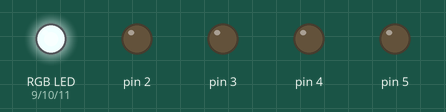
Simulated run of this sketch. Board: Arduino Uno, built with avr-gcc and run on an emulated ATmega328P. Shown: an RGB LED mixed from three pins (HIGH = lit), output pins drawn as LEDs (lit = HIGH).

Above: at 0.15 s.
At 3.76 s:
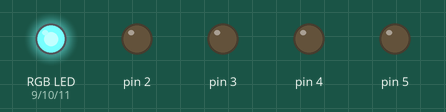
At 9.78 s:
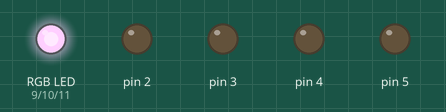
At 19.71 s:
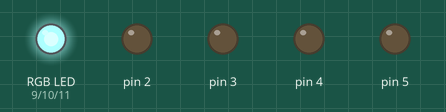
At 29.65 s:
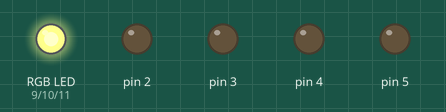
At 39.58 s:
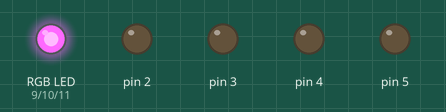
Timing chart, 0 to 40.0 s (numbered marks = the images above):
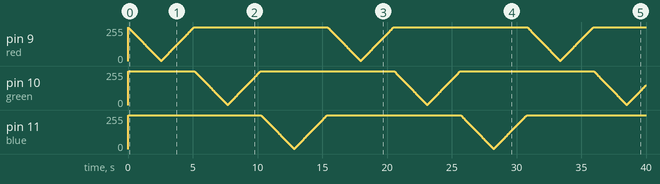

The sketch:

RGB_PC.ino
```cpp
/*
 Name:		RGB_PC.ino
 Created:	3/7/2017 9:56:08 PM
 Author:	Daniel's Gaming PC
*/

#include "RGBClass.h"

#define SEGMENT_SELECT(pin, state) state == true ? digitalWrite(pin, LOW) : digitalWrite(pin, HIGH)
#define REDUCE(start, amount) start >= amount ? start - amount : 0

const byte red = 9;
const byte green = 10;
const byte blue = 11;

RGB* SegStorage[9];

RGB colorConverter(unsigned long hexValue)
{
	RGB rgbColor;

	rgbColor.r = ((hexValue >> 16) & 0xFF);  // Extract the RR byte
	rgbColor.g = ((hexValue >> 8 ) & 0xFF);  // Extract the GG byte
	rgbColor.b = ((hexValue >> 0 ) & 0xFF);  // Extract the BB byte

	return rgbColor;
}

void color(RGB decodedColor)
{
	//INVERTER -----------------------------------------
	decodedColor.r = 255 - decodedColor.r;
	decodedColor.g = 255 - decodedColor.g;
	decodedColor.b = 255 - decodedColor.b;
	//INVERTER -----------------------------------------


	analogWrite(red, decodedColor.r);
	analogWrite(green, decodedColor.g);
	analogWrite(blue, decodedColor.b);

	//Serial.println(decodedColor.r);
	//Serial.println(decodedColor.g);
	//Serial.println(decodedColor.b);
	//Serial.println(" ");
}

void color(unsigned long hex)
{
	analogWrite(red,	((hex >> 16) & 0xFF));
	analogWrite(green,	((hex >> 8)  & 0xFF));
	analogWrite(blue,	((hex >> 0)  & 0xFF));
}

void color(RGB decodedColor, byte dim)
{
	RGB dimColor;

	if (dim != 0)
	{
		dimColor.r = decodedColor.r / dim;
		dimColor.g = decodedColor.g / dim;
		dimColor.b = decodedColor.b / dim;
	}
	else
	{
		dimColor.r = decodedColor.r;
		dimColor.g = decodedColor.g;
		dimColor.b = decodedColor.b;
	}

	color(dimColor);
}

void color(unsigned long hex, byte dim)
{
	//analogWrite(red, ((hex >> 16) & 0xFF) / dim);
	//analogWrite(green, ((hex >> 8) & 0xFF) / dim);
	//analogWrite(blue, ((hex >> 0) & 0xFF) / dim);

	analogWrite(red,   REDUCE(((hex >> 16) & 0xFF), dim));
	analogWrite(green, REDUCE(((hex >> 8)  & 0xFF), dim));
	analogWrite(blue,  REDUCE(((hex >> 0)  & 0xFF), dim));

	//Serial.println(REDUCE(((hex >> 16) & 0xFF), dim));
	//Serial.println(REDUCE(((hex >> 8) & 0xFF), dim));
	//Serial.println(REDUCE(((hex >> 0) & 0xFF), dim));
	//Serial.println(" ");
}

void colorSegment(byte segment, unsigned long hex, byte dim)
{
	color(colorConverter(hex), dim);

	SEGMENT_SELECT(segment, true);
	delay(1000);
	SEGMENT_SELECT(segment, false);
}

void fade(RGB rgbStart, RGB rgbDest, byte dim)
{
	bool redReached = false;
	bool greenReached = false;
	bool blueReached = false;

	while (!redReached || !greenReached || !blueReached)
	{
		//Red
		if (rgbStart.r == rgbDest.r) redReached = true;
		else if (rgbStart.r < rgbDest.r) rgbStart.r++;
		else if (rgbStart.r > rgbDest.r) rgbStart.r--;

		//Green
		if (rgbStart.g == rgbDest.g) greenReached = true;
		else if (rgbStart.g < rgbDest.g) rgbStart.g++;
		else if (rgbStart.g > rgbDest.g) rgbStart.g--;

		//Blue
		if (rgbStart.b == rgbDest.b) blueReached = true;
		else if (rgbStart.b < rgbDest.b) rgbStart.b++;
		else if (rgbStart.b > rgbDest.b) rgbStart.b--;

		color(rgbStart, dim);

		delay(10);
	}
}

void fade(unsigned long rgbStart, unsigned long rgbDest, byte dim)
{
	fade(colorConverter(rgbStart), colorConverter(rgbDest), dim);
}

void readSignalFromPC()
{
	//Send data only when you receive data:
	//if (Serial.available() > 0)
	//{
		//Reads the incoming byte:
		char incomingByte = Serial.read();

		if (incomingByte == 'C')
		{
			byte segment = 0;
			unsigned long colorData = 0;

			incomingByte = Serial.read(); //Read new byte

			while (incomingByte != ',')
			{
				if (Serial.available() > 0)
				{
					//Fits new byte in to signle char (Needs to be char array for some reason)
					char chSeg[1] = { '0' };
					chSeg[0] = incomingByte;

					//Moves char to int
					segment = atoi(chSeg);

					segment = segment;

					incomingByte = Serial.read(); //Read new byte
				}
			}

			char chColor[8] = { '0', 'x', '0', '0', '0', '0', '0', '0' };
			byte chPointer = 2;

			while (incomingByte != '#')
			{
				if (Serial.available() > 0)
				{
					incomingByte = Serial.read(); //Read new byte

					//Fits new byte in to signle char (Needs to be char array for some reason)
					chColor[chPointer] = incomingByte;
					chPointer++;
				}
			}

			//Moves char to int
			colorData = strtol(chColor, NULL, 16);


			//Serial.print("Segment: ");
			//Serial.println(segment);

			//Serial.print("Color: ");
			//Serial.println(colorData, HEX);


			//colorSegment(segment, colorData, 10);
			*SegStorage[segment] = colorConverter(colorData);
		}
	//}
}

void animationFadeLine()
{
	SEGMENT_SELECT(2, true);
	SEGMENT_SELECT(3, true);
	SEGMENT_SELECT(4, true);
	SEGMENT_SELECT(5, true);

	int dim = 0;
	//int dim = 10;

	//Red
	fade(0x000000, 0xFF0000, dim);
	fade(0xFF0000, 0x000000, dim);

	//Green
	fade(0x000000, 0x00FF00, dim);
	fade(0x00FF00, 0x000000, dim);

	//Blue
	fade(0x000000, 0x0000FF, dim);
	fade(0x0000FF, 0x000000, dim);
}

//void animationSegSwap()
//{
//	int tDelay = 5;
//
//	//color(myColor);
//
//	//color(0x90C3D4, 10);
//	//color(0xFFFFFF, 10);
//
//	color(0xFF0000, 10);
//
//	SEGMENT_SELECT(2, true);
//	delay(tDelay);
//	SEGMENT_SELECT(2, false);
//
//	color(0x00FF00, 10);
//
//	SEGMENT_SELECT(3, true);
//	delay(tDelay);
//	SEGMENT_SELECT(3, false);
//
//	color(0x0000FF, 10);
//
//	SEGMENT_SELECT(4, true);
//	delay(tDelay);
//	SEGMENT_SELECT(4, false);
//
//	color(0xFFFFFF, 10);
//
//	SEGMENT_SELECT(5, true);
//	delay(tDelay);
//	SEGMENT_SELECT(5, false);
//}

void animationSegSwapNew()
{
	byte tDelay = 1;

	SEGMENT_SELECT(2, true);
	delay(tDelay);
	color(0x00FF00);
	SEGMENT_SELECT(2, false);

	SEGMENT_SELECT(3, true);
	delay(tDelay);
	color(0x0000FF);
	SEGMENT_SELECT(3, false);

	SEGMENT_SELECT(4, true);
	delay(tDelay);
	color(0xFFFFFF);
	SEGMENT_SELECT(4, false);

	SEGMENT_SELECT(5, true);
	delay(tDelay);
	color(0xFF0000);
	SEGMENT_SELECT(5, false);
}

void setup()
{
	Serial.begin(115200);

	pinMode(red, OUTPUT);
	pinMode(green, OUTPUT);
	pinMode(blue, OUTPUT);

	digitalWrite(red, LOW);
	digitalWrite(green, LOW);
	digitalWrite(blue, LOW);

	pinMode(2, OUTPUT);
	pinMode(3, OUTPUT);
	pinMode(4, OUTPUT);
	pinMode(5, OUTPUT);


	SEGMENT_SELECT(2, false);
	SEGMENT_SELECT(3, false);
	SEGMENT_SELECT(4, false);
	SEGMENT_SELECT(5, false);


	for (byte i = 0; i < 10; i++)
	{
		SegStorage[i] = new RGB;
	}


	//*SegStorage[2] = colorConverter(0x00E9FF);
	//*SegStorage[3] = colorConverter(0x00E9FF);
	//*SegStorage[4] = colorConverter(0x00E9FF);
	//*SegStorage[5] = colorConverter(0xFF0000);


	////TIME_DELAY = 798;
	//*SegStorage[2] = colorConverter(0x0F0F0F);
	//*SegStorage[3] = colorConverter(0x0F0F0F);
	//*SegStorage[4] = colorConverter(0x0F0F0F);
	//*SegStorage[5] = colorConverter(0xFFFFFF);


	//*SegStorage[2] = colorConverter(0x629c00);
	//*SegStorage[3] = colorConverter(0x629c00);
	//*SegStorage[4] = colorConverter(0x629c00);


	//*SegStorage[2] = colorConverter(0xec1200);


	//*SegStorage[2] = colorConverter(0x629c00);
	//*SegStorage[4] = colorConverter(0x0F0F0F);


	*SegStorage[2] = colorConverter(0x57a700);
}

//const int TIME_DELAY = 798;
//const int TIME_DELAY = 605;
const int TIME_DELAY = 900;
const int DIM = 10;

void loop()
{
	animationFadeLine();

	//animationSegSwap();
	//animationSegSwapNew();
	//animationFadeLine();

	//while (true)
	//{
	//	for (byte i = 2; i <= 5; i++)
	//	{
	//		//unsigned long start = micros();
	//		//color(*SegStorage[i], DIM);
	//		//unsigned long end = micros();

	//		//SEGMENT_SELECT(i, true);

	//		//if (Serial.available() > 0)
	//		//{
	//		//	//unsigned long end = micros();

	//		//	//unsigned long readStart = micros();
	//		//	readSignalFromPC();
	//		//	//unsigned long readEnd = micros();

	//		//	//delayMicroseconds(TIME_DELAY - (end - start) - (readEnd - readStart));
	//		//}
	//		//else
	//		//{
	//			//unsigned long end = micros();
	//			//Serial.println(end-start);

	//			//delayMicroseconds(TIME_DELAY - (end - start));
	//			//delayMicroseconds(TIME_DELAY);
	//			//delay(3);
	//		//}

	//
	//		//delay(6);


	//		//SEGMENT_SELECT( ((i-1)==1?5:i-1) , false);


	//		//if (Serial.available() > 0) readSignalFromPC();

	//		//unsigned long start = micros();
	//		//color(*SegStorage[i]);
	//		//unsigned long end = micros();


	//		SEGMENT_SELECT(i, false);
	//		SEGMENT_SELECT(i, true);

	//		unsigned long start = micros();
	//		if (Serial.available() > 0) readSignalFromPC();
	//		unsigned long end = micros();

	//		delayMicroseconds(2000 - (end - start));
	//		//delayMicroseconds(2000);

	//		color(*SegStorage[((i + 1) == 6 ? 2 : i + 1)]);
	//		delayMicroseconds(2000);

	//		SEGMENT_SELECT(i, false);
	//	}
	//}

	//fade(0x010101, 0xFFFFFF, 10);
	//fade(0xFFFFFF, 0x010101, 10);
}
```

RGBClass.h
```cpp
#pragma once

using namespace std;

//class RGB
//{
//public:
//	int r = 0, g = 0, b = 0;
//};

struct RGB
{
	byte r = 0, g = 0, b = 0;
};
```
